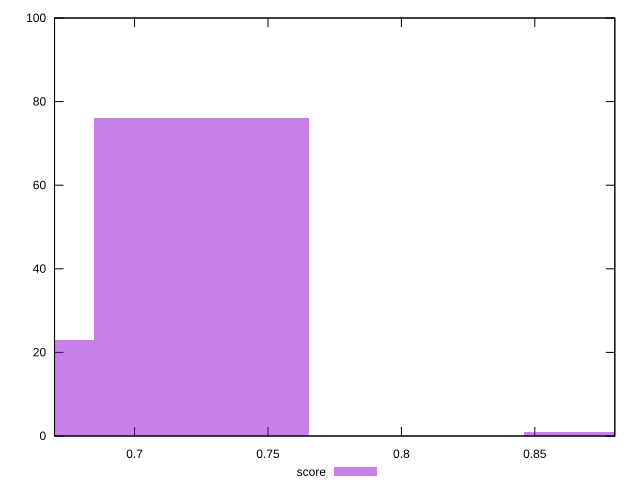

Write gnuplot code to recreate this figure.
reset

$score <<EOF
0.6445095240254713 23
0.7250732145286553 76
0.8862005955350231 1
EOF

set key outside below
set boxwidth 0.08056369050318392
set xrange [0.67:0.88]
set yrange [0:100]
set trange [0:100]
set style fill transparent solid 0.5 noborder
set terminal svg size 640, 490 enhanced background rgb 'white'
set output "reports/report_00032_2021-02-25T10-28-15.087Z/unused-css-rules/samples/astro/score/histogram.svg"

plot $score title "score" with boxes

reset
